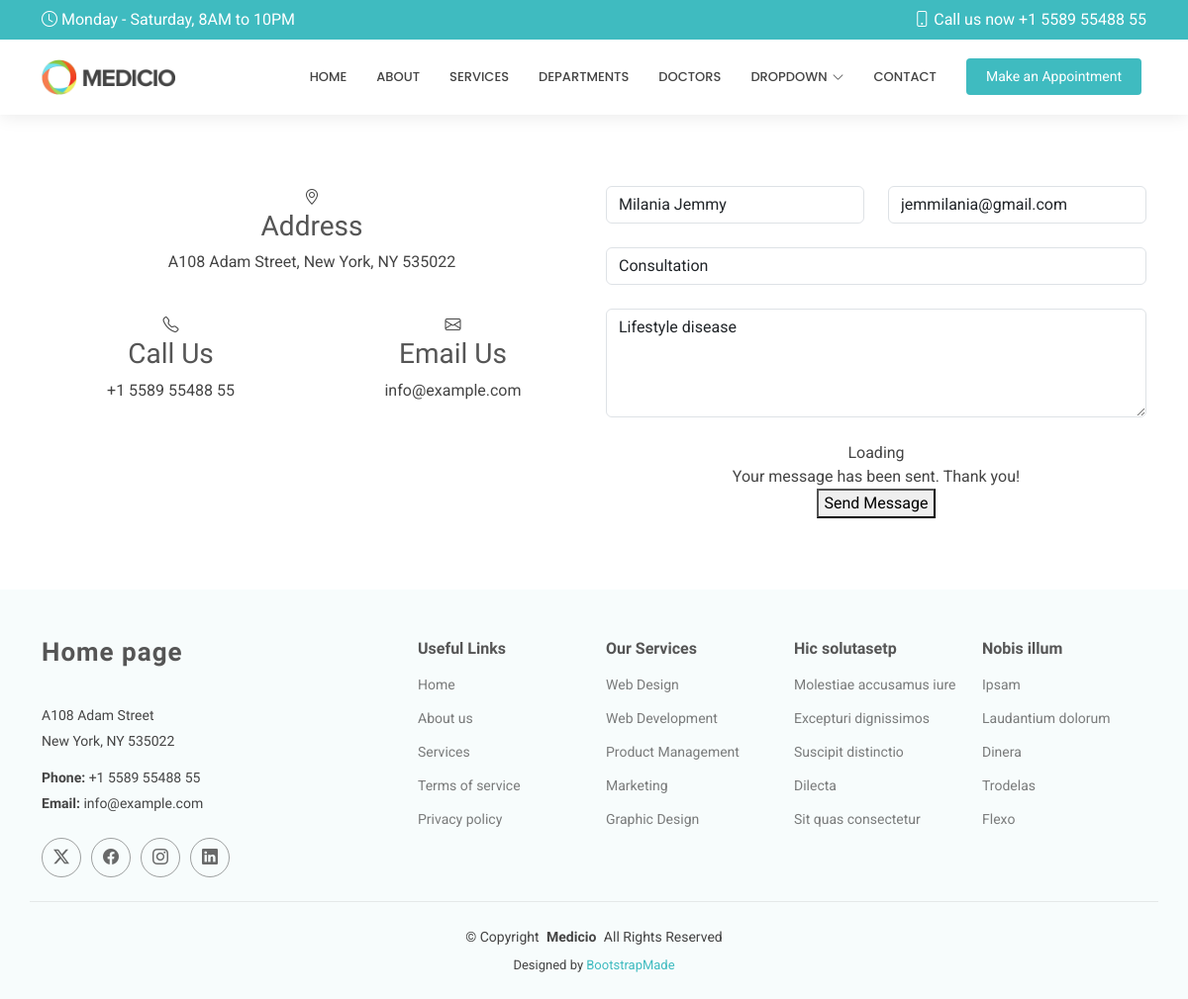
Page /editcont/5 on the earlier database version.
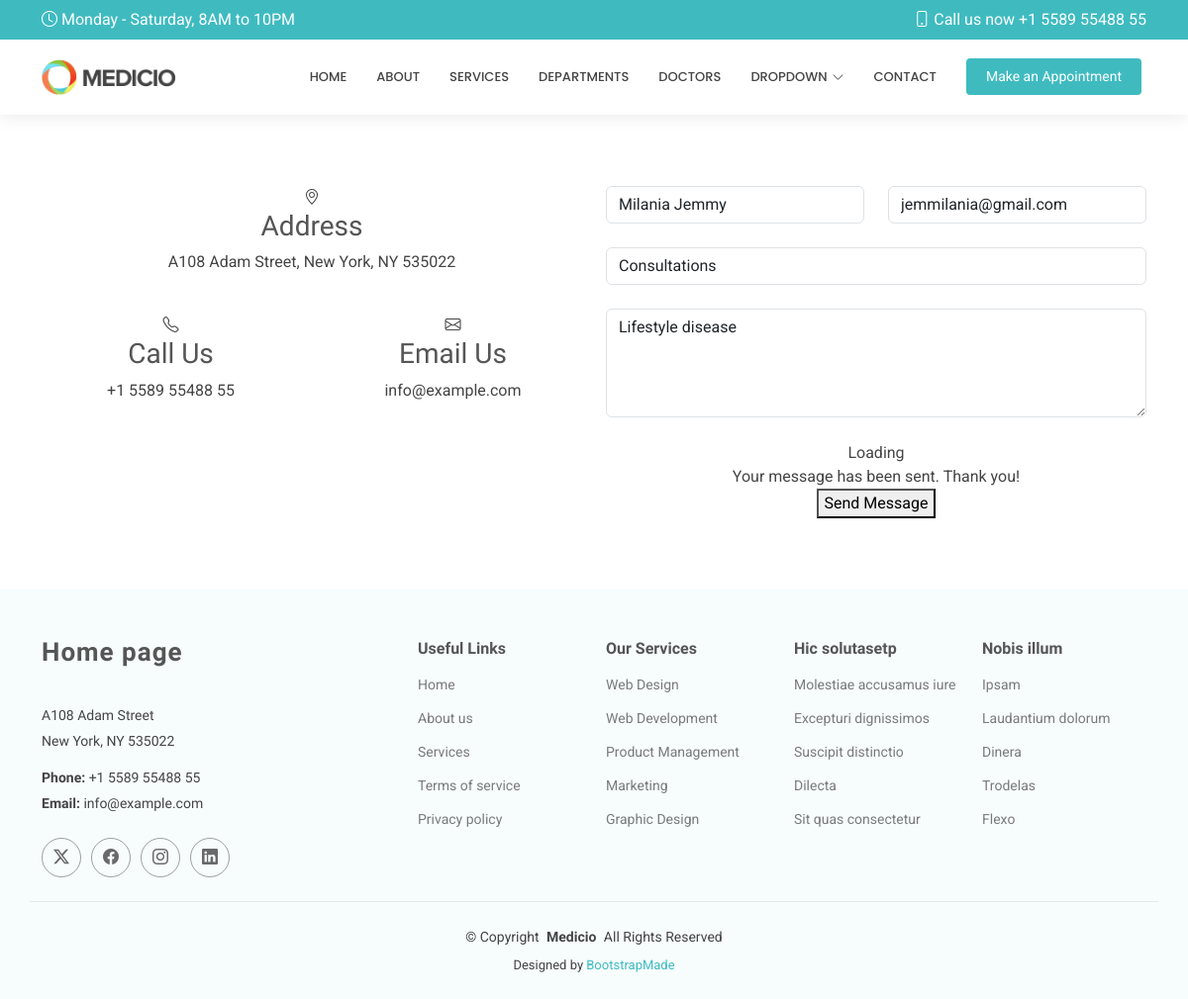
Same page on the later database version.
### HospitalApp/models.py (models this page shows, shortened)
class Contact(models.Model):
    name = models.CharField(max_length=50)
    email = models.EmailField()
    subject = models.CharField(max_length=50)
    message = models.TextField()

### HospitalApp/views.py (the view)
# urls.py: path('editcont/<int:id>', views.editcont, name= 'edit-contact-details'),
def editcont(request, id):
    contact = get_object_or_404(Contact, id=id)
    if request.method == "POST":
        contact.name = request.POST.get('name')
        contact.email = request.POST.get('email')
        contact.subject = request.POST.get('subject')
        contact.message = request.POST.get('message')
        contact.save()
        return redirect('/show-contacts')
    else:
        return render(request, 'editcontacts.html', {'contact': contact})

### Templates/editcontacts.html (shortened to what this page needs)
{% extends 'starter-page.html' %}
{% load static %}
{% block content %}
    <br><br><br>
    <div class="container" data-aos="fade-up" data-aos-delay="100">
        <div class="row gy-4">
          <div class="col-lg-6 ">
            <div class="row gy-4">
              <div class="col-lg-12">
                <div class="info-item d-flex flex-column justify-content-center align-items-center" data-aos="fade-up" data-aos-delay="200">
                  <i class="bi bi-geo-alt"></i>
                  <h3>Address</h3>
                  <p>A108 Adam Street, New York, NY 535022</p>
                </div>
              </div>
              <div class="col-md-6">
                <div class="info-item d-flex flex-column justify-content-center align-items-center" data-aos="fade-up" data-aos-delay="300">
                  <i class="bi bi-telephone"></i>
                  <h3>Call Us</h3>
                  <p>+1 5589 55488 55</p>
                </div>
              </div>
              <div class="col-md-6">
                <div class="info-item d-flex flex-column justify-content-center align-items-center" data-aos="fade-up" data-aos-delay="400">
                  <i class="bi bi-envelope"></i>
                  <h3>Email Us</h3>
                  <p>info@example.com</p>
                </div>
              </div>
            </div>
          </div>
          <div class="col-lg-6">
            <form method="post">
              <div class="row gy-4">
                <div class="col-md-6">
                  <input type="text" name="name" class="form-control" placeholder="Your Name" required="" value="{{ contact.name }}">
                </div>
                <div class="col-md-6 ">
                  <input type="email" class="form-control" name="email" placeholder="Your Email" required="" value="{{ contact.email }}">
                </div>
                <div class="col-md-12">
                  <input type="text" class="form-control" name="subject" placeholder="Subject" required="" value="{{ contact.subject }}">
                </div>
                <div class="col-md-12">
                  <textarea class="form-control" name="message" rows="4" placeholder="Message" required="">{{ contact.message }}</textarea>
                </div>
                <div class="col-md-12 text-center">
                  <div class="loading">Loading</div>
                  <div class="sent-message">Your message has been sent. Thank you!</div>
                  <button type="submit">Send Message</button>
                </div>
              </div>
            </form>
          </div>
        </div>
      </div>
    <br><br><br>
{% endblock %}

Differences in the rows shown:
changed Contact "Milania Jemmy": subject "Consultation" → "Consultations"
